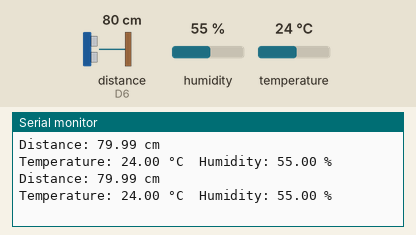
This sketch was run on a simulated ESP8266 (NodeMCU). Shown: the last lines printed to the serial monitor. Wiring (inferred from the names in the program): ultrasonic range finder: trigger D5; echo D6. Inputs (shaded band) come from the test bench; at power-on: distance to the obstacle (sensor on D6) 80 cm, humidity 55 %, temperature 24 °C. The echo pulse lasts 58.3 µs per cm.

Above: at 5.8 s.
5.9 s: distance to the obstacle (sensor on D6) set to 2 cm
At 11.3 s:
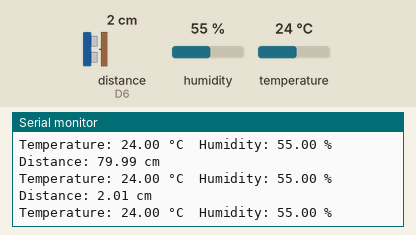
11.9 s: humidity set to 22 %
At 16.0 s:
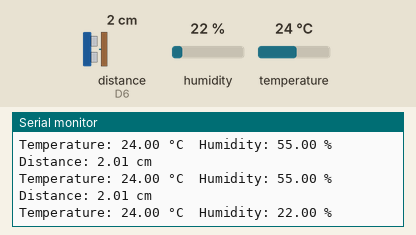
17.9 s: temperature set to 12 °C
At 20.7 s:
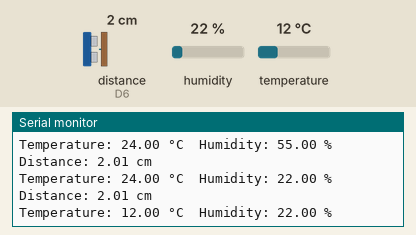
23.9 s: distance to the obstacle (sensor on D6) set to 4 cm
At 26.6 s:
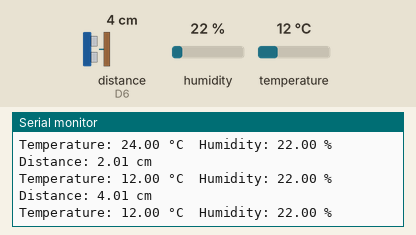
29.9 s: humidity set to 40 %
At 31.3 s:
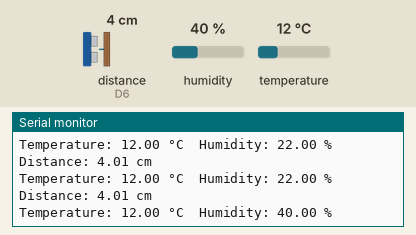
Timing chart, 0 to 32.9 s (numbered marks = the images above; inputs shaded):
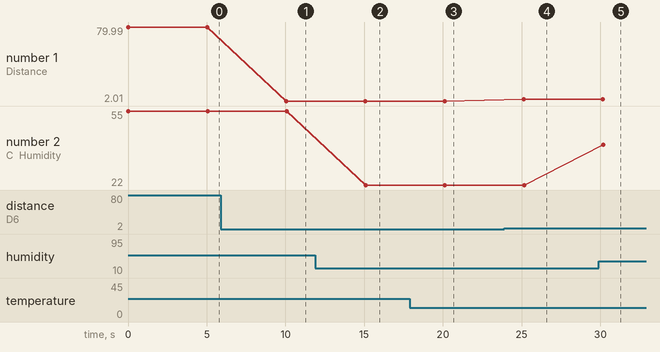

Measured:
- after the input at 5.9 s, the serial monitor: prints a new line after 4.2 s (image 1)
- after the input at 11.9 s, the serial monitor: prints a new line after 3.2 s (image 2)
- after the input at 17.9 s, the serial monitor: prints a new line after 2.2 s (image 3)
- after the input at 23.9 s, the serial monitor: prints a new line after 1.2 s (image 4)
- after the input at 29.9 s, the serial monitor: prints a new line after 0.28 s (image 5)
- plotted number 1: 79.99 → 2.01 after the input at 5.9 s, 2.01 → 4.01 after the input at 23.9 s
- plotted number 2: 55 → 22 after the input at 11.9 s, 22 → 40 after the input at 29.9 s

The sketch:

distane_temp_humid.ino
```cpp
#define TRIGGER_PIN  D5
#define ECHO_PIN     D6
#define MAX_DISTANCE 400 // Maximum distance we want to measure (in centimeters)

#define DHT_PIN      D2 // GPIO 4
#define DHT_TYPE     DHT11 // DHT11 sensor

#include <DHT.h>

DHT dht(DHT_PIN, DHT_TYPE);

void setup() {
  Serial.begin(115200);
  pinMode(TRIGGER_PIN, OUTPUT);
  pinMode(ECHO_PIN, INPUT);
  dht.begin();
}

void loop() {
  // Measure distance with the HC-SR04 ultrasonic sensor
  float distance = measureDistance();
  Serial.print("Distance: ");
  Serial.print(distance);
  Serial.println(" cm");

  // Read temperature and humidity with the DHT11 sensor
  float humidity = dht.readHumidity();
  float temperature = dht.readTemperature();

  if (!isnan(humidity) && !isnan(temperature)) {
    Serial.print("Temperature: ");
    Serial.print(temperature);
    Serial.print(" °C\t");
    Serial.print("Humidity: ");
    Serial.print(humidity);
    Serial.println(" %");
  } else {
    Serial.println("Failed to read from DHT sensor.");
  }

  delay(5000); // Wait for 5 seconds before the next reading
}

float measureDistance() {
  digitalWrite(TRIGGER_PIN, LOW);
  delayMicroseconds(2);
  digitalWrite(TRIGGER_PIN, HIGH);
  delayMicroseconds(10);
  digitalWrite(TRIGGER_PIN, LOW);

  long duration = pulseIn(ECHO_PIN, HIGH);
  // Calculate distance in centimeters (cm)
  float distance = (float)(duration * 0.0343 / 2);

  return distance;
}
```
